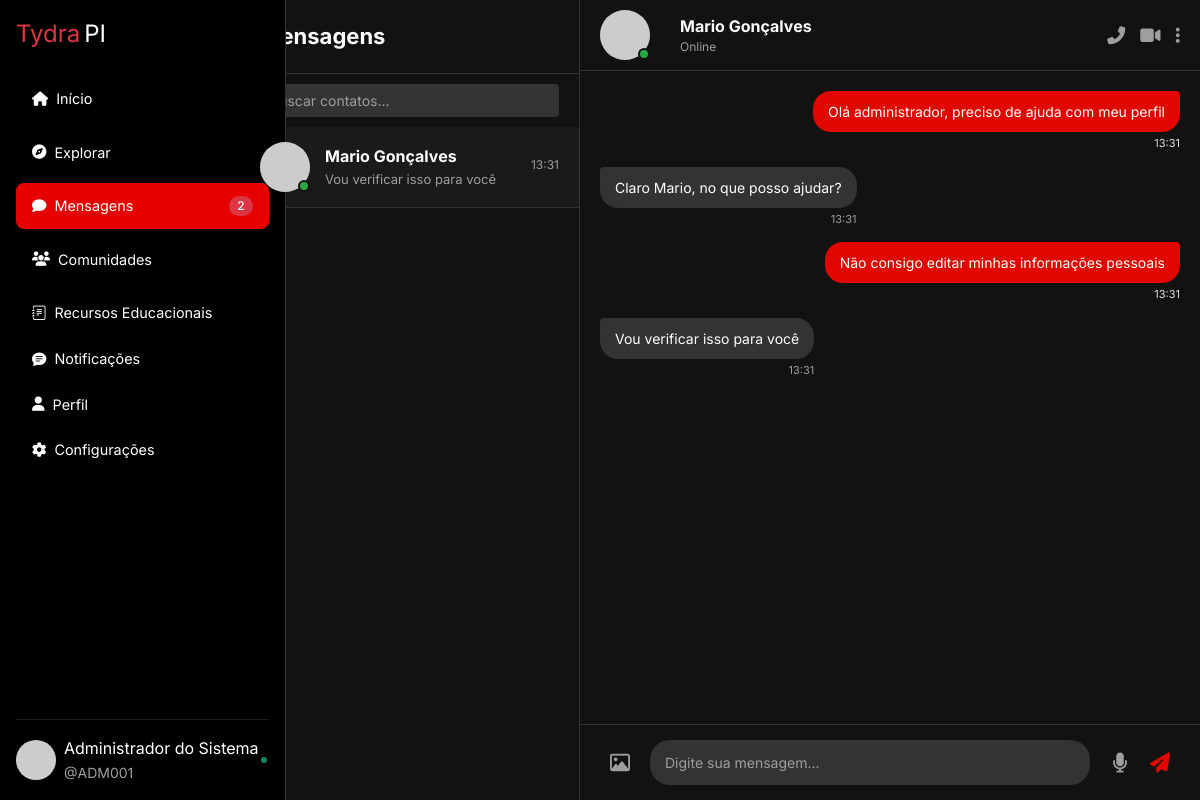
The app's page /chat.php?id=1 (signed in) with its own data.
### tables this page shows
CREATE TABLE `conversas` (
  `id` int(11) NOT NULL,
  `usuario1_id` int(10) UNSIGNED NOT NULL,
  `usuario2_id` int(10) UNSIGNED NOT NULL,
  `data_criacao` datetime DEFAULT current_timestamp()
);

CREATE TABLE `usuario` (
  `idusuario` int(10) UNSIGNED NOT NULL,
  `matricula` varchar(20) NOT NULL,
  `idade` tinyint(3) UNSIGNED NOT NULL,
  `foto` varchar(255) DEFAULT NULL,
  `email` varchar(100) NOT NULL,
  `nome` varchar(80) NOT NULL,
  `senha` varchar(255) NOT NULL,
  `data_criacao` datetime NOT NULL DEFAULT current_timestamp(),
  `status` enum('ativo','inativo') NOT NULL DEFAULT 'ativo',
  `criado_em` datetime NOT NULL DEFAULT current_timestamp(),
  `atualizado_em` datetime NOT NULL DEFAULT current_timestamp() ON UPDATE current_timestamp(),
  `admin` tinyint(1) NOT NULL DEFAULT 0
);

CREATE TABLE `mensagens` (
  `id` int(11) NOT NULL,
  `conversa_id` int(11) NOT NULL,
  `remetente_id` int(10) UNSIGNED NOT NULL,
  `conteudo` text NOT NULL,
  `data_envio` datetime DEFAULT current_timestamp(),
  `lida` tinyint(1) DEFAULT 0
);

### functions/chat_functions.php (called while the page is built, shortened)
<?php
function buscarConversasUsuario($pdo, $usuarioId)
{
    $sql = "SELECT c.id,
                   CASE
                     WHEN c.usuario1_id = :usuario_id THEN u2.idusuario
                     ELSE u1.idusuario
                   END AS outro_usuario_id,
                   CASE
                     WHEN c.usuario1_id = :usuario_id THEN u2.nome
                     ELSE u1.nome
                   END AS nome,
                   m.conteudo AS ultima_mensagem,
                   m.data_envio AS ultima_mensagem_data,
                   SUM(CASE WHEN m.lida = 0 AND m.remetente_id != :usuario_id THEN 1 ELSE 0 END) AS nao_lidas,
                   'privada' AS tipo  -- Adicione este campo
            FROM conversas c
            JOIN usuario u1 ON u1.idusuario = c.usuario1_id
            JOIN usuario u2 ON u2.idusuario = c.usuario2_id
            LEFT JOIN (
                SELECT conversa_id, MAX(id) AS max_id
                FROM mensagens
                GROUP BY conversa_id
            ) ultima ON ultima.conversa_id = c.id
            LEFT JOIN mensagens m ON m.id = ultima.max_id
            WHERE c.usuario1_id = :usuario_id OR c.usuario2_id = :usuario_id
            GROUP BY c.id
            ORDER BY m.data_envio DESC";
    $stmt = $pdo->prepare($sql);
    $stmt->bindValue(':usuario_id', $usuarioId, PDO::PARAM_INT);
    $stmt->execute();
    return $stmt->fetchAll(PDO::FETCH_ASSOC);
}
function buscarGruposUsuario($pdo, $usuarioId)
{
    $sql = "SELECT g.id, g.nome,
                   mg.conteudo AS ultima_mensagem,
                   mg.data_envio AS ultima_mensagem_data,
                   (SELECT COUNT(*) FROM mensagens_grupo mg2
                    WHERE mg2.grupo_id = g.id
                    AND mg2.id > COALESCE((SELECT ultima_visualizacao
                                          FROM grupo_visualizacoes
                                          WHERE grupo_id = g.id
                                          AND usuario_id = :usuario_id), 0)) AS nao_lidas,
                   'grupo' AS tipo  -- Adicione este campo
            FROM grupos g
            JOIN grupo_membros gm ON gm.grupo_id = g.id
            LEFT JOIN (
                SELECT grupo_id, MAX(id) AS max_id
                FROM mensagens_grupo
                GROUP BY grupo_id
            ) ultima ON ultima.grupo_id = g.id
            LEFT JOIN mensagens_grupo mg ON mg.id = ultima.max_id
            WHERE gm.usuario_id = :usuario_id
            ORDER BY mg.data_envio DESC";
    $stmt = $pdo->prepare($sql);
    $stmt->bindValue(':usuario_id', $usuarioId, PDO::PARAM_INT);
    $stmt->execute();
    return $stmt->fetchAll(PDO::FETCH_ASSOC);
}
function buscarMensagensConversa($pdo, $conversaId, $usuarioId)
{
    $sqlUpdate = "UPDATE mensagens SET lida = TRUE
                  WHERE conversa_id = :conversa_id
                  AND remetente_id != :usuario_id";
    $stmtUpdate = $pdo->prepare($sqlUpdate);
    $stmtUpdate->bindValue(':conversa_id', $conversaId, PDO::PARAM_INT);
    $stmtUpdate->bindValue(':usuario_id', $usuarioId, PDO::PARAM_INT);
    $stmtUpdate->execute();
    $sql = "SELECT m.*, u.nome AS remetente_nome
            FROM mensagens m
            JOIN usuario u ON u.idusuario = m.remetente_id
            WHERE m.conversa_id = :conversa_id
            ORDER BY m.data_envio ASC";
    $stmt = $pdo->prepare($sql);
    $stmt->bindValue(':conversa_id', $conversaId, PDO::PARAM_INT);
    $stmt->execute();
    return $stmt->fetchAll(PDO::FETCH_ASSOC);
}
function buscarOutroUsuarioConversa($pdo, $conversaId, $usuarioAtualId)
{
    $sql = "SELECT u.idusuario, u.nome, u.email
            FROM conversas c
            JOIN usuario u ON u.idusuario = CASE
                WHEN c.usuario1_id = :usuario_id THEN c.usuario2_id
                ELSE c.usuario1_id
            END
            WHERE c.id = :conversa_id";
    $stmt = $pdo->prepare($sql);
    $stmt->bindValue(':conversa_id', $conversaId, PDO::PARAM_INT);
    $stmt->bindValue(':usuario_id', $usuarioAtualId, PDO::PARAM_INT);
    $stmt->execute();
    return $stmt->fetch(PDO::FETCH_ASSOC);
}

### chat.php (the view, shortened to what this page needs)
<?php
require 'includes/conexao.php';
require 'functions/chat_functions.php';
$usuarioAtualId = $_SESSION['usuario_id'];
$active_conversation_id = 0;
$active_group_id = 0;
$outroUsuario = null;
if (isset($_GET['id'])) {
    $active_conversation_id = intval($_GET['id']);
} elseif (isset($_GET['grupo_id'])) {
    $active_group_id = intval($_GET['grupo_id']);
} elseif (isset($_GET['usuario_id'])) {
    $outroUsuarioId = intval($_GET['usuario_id']);
    $active_conversation_id = criarOuBuscarConversa($pdo, $usuarioAtualId, $outroUsuarioId);
}
$conversasPrivadas = buscarConversasUsuario($pdo, $usuarioAtualId);
$grupos = buscarGruposUsuario($pdo, $usuarioAtualId);
$conversations = array_merge($conversasPrivadas, $grupos);
usort($conversations, function($a, $b) {
    $timeA = strtotime($a['ultima_mensagem_data'] ?? '1970-01-01');
    $timeB = strtotime($b['ultima_mensagem_data'] ?? '1970-01-01');
    return $timeB - $timeA;
});
$mensagens = [];
if ($active_conversation_id > 0) {
    $mensagens = buscarMensagensConversa($pdo, $active_conversation_id, $usuarioAtualId);
    $outroUsuario = buscarOutroUsuarioConversa($pdo, $active_conversation_id, $usuarioAtualId);
} elseif ($active_group_id > 0) {
    $mensagens = buscarMensagensGrupo($pdo, $active_group_id, $usuarioAtualId);
    $grupoAtivo = buscarGrupo($pdo, $active_group_id);
}
function gerarAvatar($nome) {
    $nomeCodificado = urlencode($nome);
    $cor = substr(md5($nome), 0, 6);
    return "https://ui-avatars.com/api/?name=$nomeCodificado&background=$cor&color=fff";
}
?>
<!DOCTYPE html>
<html lang="pt-BR">
<head>
    <?php include 'includes/header.php' ?>
</head>
<body>
    <?php include 'includes/sidebar.php' ?>
    <div class="chat-container">
        <div class="conversation-list">
            <div class="conversation-list-header">
                Mensagens
            </div>
            <div class="search-container-chat">
                <input type="text" class="search-bar" placeholder="Buscar contatos..." aria-label="Buscar">
            </div>
            <?php foreach ($conversations as $conversa): ?>
                <?php
                $isGroup = isset($conversa['tipo']) && $conversa['tipo'] === 'grupo';
                ?>
                <a href="<?= $isGroup ? 'chat.php?grupo_id='.$conversa['id'] : 'chat.php?id='.$conversa['id'] ?>" class="text-decoration-none">
                    <div class="conversation-item <?=
                        ($isGroup && $active_group_id == $conversa['id']) ||
                        (!$isGroup && $active_conversation_id == $conversa['id']) ? 'active' : ''
                    ?>">
                        <div class="avatar-wrapper">
                            <img src="<?= gerarAvatar($conversa['nome']) ?>"
                                 alt="<?= htmlspecialchars($conversa['nome']) ?>"
                                 class="avatar">
                            <?php if (!$isGroup): ?>
                                <div class="online-indicator"></div>
                            <?php endif; ?>
                        </div>
                        <div class="conversation-info">
                            <div class="conversation-name">
                                <?= htmlspecialchars($conversa['nome']) ?>
                            </div>
                            <div class="conversation-message">
                                <?= htmlspecialchars($conversa['ultima_mensagem'] ?? 'Sem mensagens') ?>
                            </div>
                        </div>
                        <div class="conversation-meta">
                            <div class="timestamp">
                                <?= $conversa['ultima_mensagem_data'] ? date('H:i', strtotime($conversa['ultima_mensagem_data'])) : '' ?>
                            </div>
                        </div>
                    </div>
                </a>
            <?php endforeach; ?>
        </div>
        <div class="chat-area">
            <?php if ($active_conversation_id > 0 && $outroUsuario): ?>
                <div class="chat-header">
                    <div class="chat-header-info">
                        <div class="avatar-wrapper">
                            <img src="<?= gerarAvatar($outroUsuario['nome']) ?>"
                                 alt="<?= htmlspecialchars($outroUsuario['nome']) ?>"
                                 class="avatar">
                            <div class="online-indicator"></div>
                        </div>
                        <div>
                            <div class="chat-header-name"><?= htmlspecialchars($outroUsuario['nome']) ?></div>
                            <div class="chat-status">Online</div>
                        </div>
                    </div>
                    <div class="chat-actions">
                        <button class="chat-action-btn">
                            <i class="fas fa-phone-alt"></i>
                        </button>
                        <button class="chat-action-btn">
                            <i class="fas fa-video"></i>
                        </button>
                        <button class="chat-action-btn">
                            <i class="fas fa-ellipsis-v"></i>
                        </button>
                    </div>
                </div>
                <div id="messageArea" class="message-area">
                    <?php foreach ($mensagens as $mensagem): ?>
                        <div class="message <?= $mensagem['remetente_id'] == $usuarioAtualId ? 'message-sender' : 'message-receiver' ?>">
                            <div class="message-content">
                                <?= htmlspecialchars($mensagem['conteudo']) ?>
                            </div>
                            <div class="message-time">
                                <?= date('H:i', strtotime($mensagem['data_envio'])) ?>
                            </div>
                        </div>
                    <?php endforeach; ?>
                </div>
                <form method="POST" class="message-input-area">
                    <button type="button" class="message-action-btn">
                        <i class="far fa-image"></i>
                    </button>
                    <input type="text" name="conteudo" class="message-input"
                           placeholder="Digite sua mensagem..." aria-label="Mensagem" required>
                    <button type="button" class="message-action-btn">
                        <i class="fas fa-microphone"></i>
                    </button>
                    <button type="submit" class="message-action-btn send-btn">
                        <i class="fas fa-paper-plane"></i>
                    </button>
                </form>
            <?php endif; ?>
        </div>
    </div>
</body>
</html>

### records on screen
conversas: nome "Mario Gonçalves", ultima_mensagem "Vou verificar isso para você", ultima_mensagem_data "13:31"
usuario: nome "Mario Gonçalves"
mensagens: conteudo "Olá administrador, preciso de ajuda com meu perfil", data_envio "13:31"
mensagens: conteudo "Claro Mario, no que posso ajudar?", data_envio "13:31"
mensagens: conteudo "Não consigo editar minhas informações pessoais", data_envio "13:31"
mensagens: conteudo "Vou verificar isso para você", data_envio "13:31"

### other values on screen
$totalMensagensNaoLidas "2"
$usuarioNome "Administrador do Sistema"
$usuarioMatricula "ADM001"
